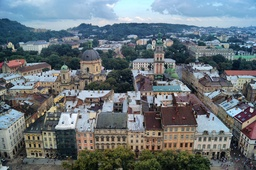
#> input picture Lab2/Images/lviv.jpg, 256 x 170 px, shrunk from 1000 x 663 before the run, given in place of lviv.png, which was not available
$ python extra.py
#> lines starting #> are read from the running program, lines starting #| are printed output that depends on the picture; after the words box and inside, x2 and y2 are one past the last pixel; in counts of white or black regions, pixels touching at a corner belong together; pictures that were not available may be replaced by others from this repository, and a replacement may not be noted
import numpy as np
import matplotlib.pyplot as plt
from PIL import Image


def apply_erosion(img: np.ndarray, ksize: int = 3) -> np.ndarray:
    pad = ksize // 2
    if img.ndim == 2:
        padded = np.pad(img, pad, mode='reflect')
        h, w = img.shape
        out = np.zeros((h, w), dtype=np.uint8)
        for i in range(h):
            for j in range(w):
                out[i, j] = np.min(padded[i:i + ksize, j:j + ksize])
        return out
    else:
        h, w, c = img.shape
        out = np.zeros((h, w, c), dtype=np.uint8)
        for channel in range(c):
            out[:, :, channel] = apply_erosion(img[:, :, channel], ksize=ksize)
        return out


def apply_dilation(img: np.ndarray, ksize: int = 3) -> np.ndarray:
    pad = ksize // 2
    if img.ndim == 2:
        padded = np.pad(img, pad, mode='reflect')
        h, w = img.shape
        out = np.zeros((h, w), dtype=np.uint8)
        for i in range(h):
            for j in range(w):
                out[i, j] = np.max(padded[i:i + ksize, j:j + ksize])
        return out
    else:
        h, w, c = img.shape
        out = np.zeros((h, w, c), dtype=np.uint8)
        for ch in range(c):
            out[:, :, ch] = apply_dilation(img[:, :, ch], ksize=ksize)
        return out


def apply_opening(img: np.ndarray, ksize: int = 3) -> np.ndarray:
    eroded = apply_erosion(img, ksize=ksize)
    return apply_dilation(eroded, ksize=ksize)


def apply_closing(img: np.ndarray, ksize: int = 3) -> np.ndarray:
    dilated = apply_dilation(img, ksize=ksize)
    return apply_erosion(dilated, ksize=ksize)


def apply_morphological_gradient(img: np.ndarray, ksize: int = 3) -> np.ndarray:
    dilated = apply_dilation(img, ksize=ksize).astype(np.float32)
    eroded = apply_erosion(img, ksize=ksize).astype(np.float32)
    return np.clip(dilated - eroded, 0, 255).astype(np.uint8)


def apply_morphology_hsv_v(img_pil: Image.Image, op_func, ksize: int) -> np.ndarray:
    img_hsv = np.array(img_pil.convert('HSV'))
    h_channel = img_hsv[:, :, 0]
    s_channel = img_hsv[:, :, 1]
    v_channel = img_hsv[:, :, 2]

    v_transformed = op_func(v_channel, ksize=ksize)

    hsv_reconstructed = np.stack([h_channel, s_channel, v_transformed], axis=-1)
    return np.array(Image.fromarray(hsv_reconstructed, mode='HSV').convert('RGB'))


def process_and_display_all_types(
        image_path: str,
        ksize: int = 3,
        threshold_val: int = 120
) -> None:
#> called with image_path = 'Images/lviv.png', ksize = 3, threshold_val = 120
    img_pil = Image.open(image_path).convert('RGB')
#> img_pil is the input picture: PIL image 256x170 RGB; mean R, G, B 105.7, 115.3, 120.3
    img_rgb = np.array(img_pil)

    img_pil_gray = img_pil.convert('L')
    img_gray = np.array(img_pil_gray)

    img_bin = np.where(img_gray > threshold_val, 255, 0).astype(np.uint8)
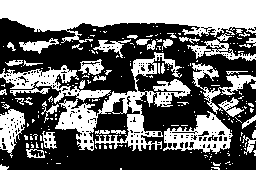
#> img_bin: shape (170, 256); 42.9% white; 235 white regions (190 under 20 px), largest, box (x1, y1, x2, y2) and area: (0, 0, 256, 43) 6987, (55, 52, 191, 151) 3590, (163, 111, 233, 154) 1410

    modes = [
        ("Binary", img_bin, True),
        ("Grayscale", img_gray, True),
        ("RGB", img_rgb, False)
    ]

    titles = ["Оригінал", "Ерозія", "Дилатація", "Розкриття", "Закриття", "Морфологічний градієнт"]

    for mode_name, img_data, is_gray in modes:
        res_eroded = apply_erosion(img_data, ksize=ksize)
        res_dilated = apply_dilation(img_data, ksize=ksize)
        res_opened = apply_opening(img_data, ksize=ksize)
        res_closed = apply_closing(img_data, ksize=ksize)
        res_gradient = apply_morphological_gradient(img_data, ksize=ksize)

        images = [img_data, res_eroded, res_dilated, res_opened, res_closed, res_gradient]

        for curr_img, title_text in zip(images, titles):
            fig, ax = plt.subplots(figsize=(6, 6))
            if is_gray:
                ax.imshow(curr_img, cmap='gray', vmin=0, vmax=255)
            else:
                ax.imshow(curr_img)

            ax.set_title(f"{mode_name} — {title_text} (Ядро {ksize}x{ksize})", fontsize=12, fontweight='bold')
            ax.axis('off')
            plt.tight_layout()
            plt.show()
#> this loop made 3 passes
#> (mode_name, is_gray) on passes 1 to 2: ('Binary', True), ('Grayscale', True)
#> (mode_name, is_gray) on pass 3: ('RGB', False)
#> pass 1, in process_and_display_all_types, `res_dilated = apply_dilation(img_data, ksize=ksize)`:
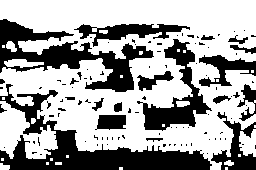
#> res_dilated: shape (170, 256); 63.8% white; 104 black regions (84 under 20 px), largest, box (x1, y1, x2, y2) and area: (0, 84, 212, 170) 5104, (0, 19, 154, 92) 3770, (137, 39, 212, 131) 2078
#> pass 1, in apply_dilation (call 2), `padded = np.pad(img, pad, mode='reflect')`:
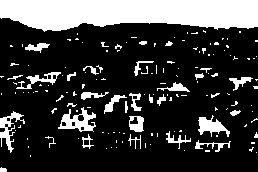
#> padded: shape (172, 258); 23.4% white; 152 white regions (120 under 20 px), largest, box (x1, y1, x2, y2) and area: (0, 0, 258, 32) 6607, (58, 107, 96, 132) 448, (0, 111, 25, 153) 346
#> pass 1, in process_and_display_all_types, `plt.show()`:
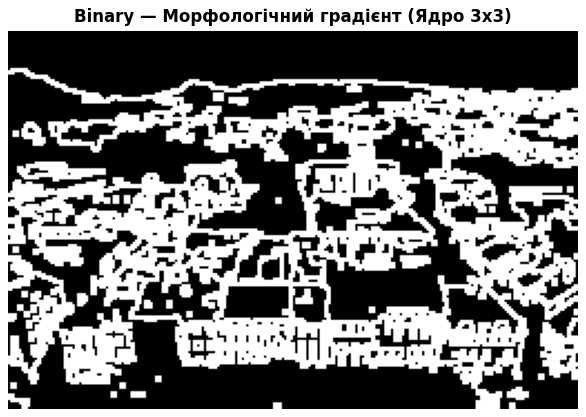
#> figure drawn by matplotlib, 1 panel

    hsv_eroded = apply_morphology_hsv_v(img_pil, apply_erosion, ksize=ksize)
    hsv_dilated = apply_morphology_hsv_v(img_pil, apply_dilation, ksize=ksize)
    hsv_opened = apply_morphology_hsv_v(img_pil, apply_opening, ksize=ksize)
#> after the loop in apply_dilation (call 26), `for i in range(h):`:
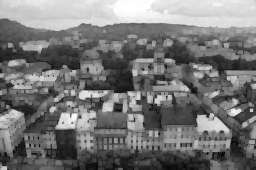
#> out: shape (170, 256); min 2, max 255, mean 117.9
    hsv_closed = apply_morphology_hsv_v(img_pil, apply_closing, ksize=ksize)
#> after the loop in apply_erosion (call 27), `for i in range(h):`:
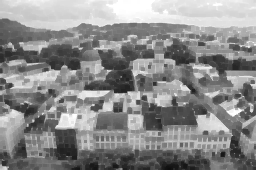
#> out: shape (170, 256); min 14, max 255, mean 139
    hsv_gradient = apply_morphology_hsv_v(img_pil, apply_morphological_gradient, ksize=ksize)
#> in apply_morphology_hsv_v (call 5), `return np.array(Image.fromarray(hsv_reconstructed, mode='HSV').convert..`:
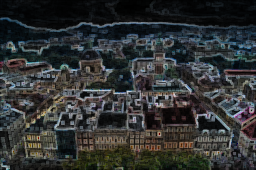
#> returned value: shape (170, 256, 3); mean of channels 0, 1, 2 48.8, 51.2, 51.3; drawn as R, G, B

    hsv_images = [img_rgb, hsv_eroded, hsv_dilated, hsv_opened, hsv_closed, hsv_gradient]

    for curr_img, title_text in zip(hsv_images, titles):
        fig, ax = plt.subplots(figsize=(6, 6))
        ax.imshow(curr_img)
        ax.set_title(f"HSV (Канал V) — {title_text} (Ядро {ksize}x{ksize})", fontsize=12, fontweight='bold')
        ax.axis('off')
        plt.tight_layout()
        plt.show()
#> this loop made 6 passes

selected_image = "Images/lviv.png"
process_and_display_all_types(selected_image, ksize=3, threshold_val=120)

$ run again, with Lab2/Images/input.jpg copied over Lab2/Images/lviv.jpg
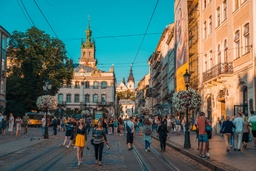
#> input picture Lab2/Images/input.jpg, 256 x 171 px, shrunk from 1280 x 853 before the run, given in place of lviv.png, which was not available
#> in process_and_display_all_types, img_pil is the input picture: PIL image 256x171 RGB; mean R, G, B 91, 110.1, 102.2
#> in process_and_display_all_types, `img_bin = np.where(img_gray > threshold_val, 255, 0).astype(np.uint8)`:
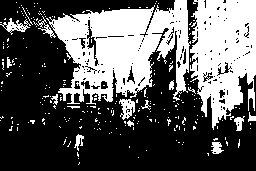
#> img_bin: shape (171, 256); 37% white; 246 white regions (231 under 20 px), largest, box (x1, y1, x2, y2) and area: (46, 0, 191, 105) 8489, (190, 0, 256, 130) 6055, (119, 99, 135, 120) 199
#> the loop in process_and_display_all_types, `for mode_name, img_data, is_gray in modes:` made 3 passes
#> (mode_name, is_gray) on passes 1 to 2: ('Binary', True), ('Grayscale', True)
#> in apply_morphology_hsv_v (call 5), `return np.array(Image.fromarray(hsv_reconstructed, mode='HSV').convert..`:
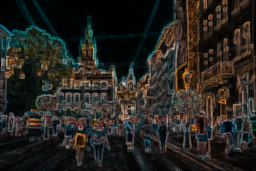
#> returned value: shape (171, 256, 3); mean of channels 0, 1, 2 38.9, 37.2, 32.7; drawn as R, G, B
#> the loop in process_and_display_all_types, `for curr_img, title_text in zip(hsv_images, titles):` made 6 passes
